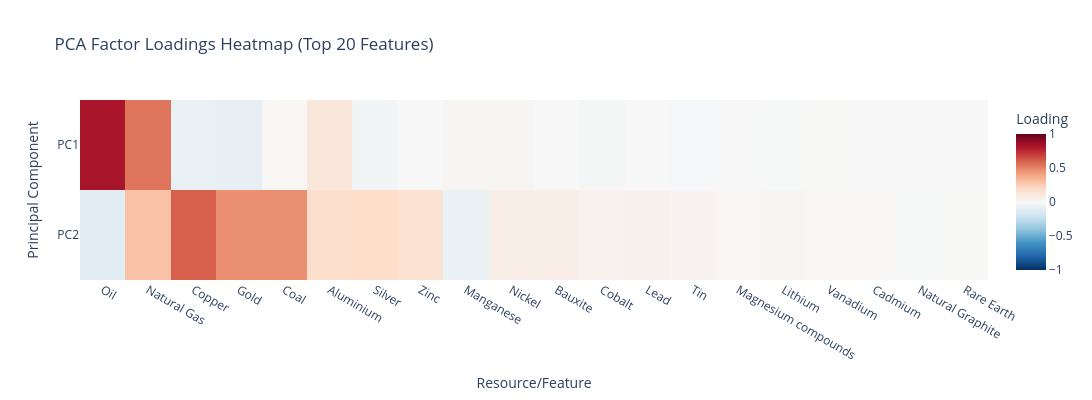
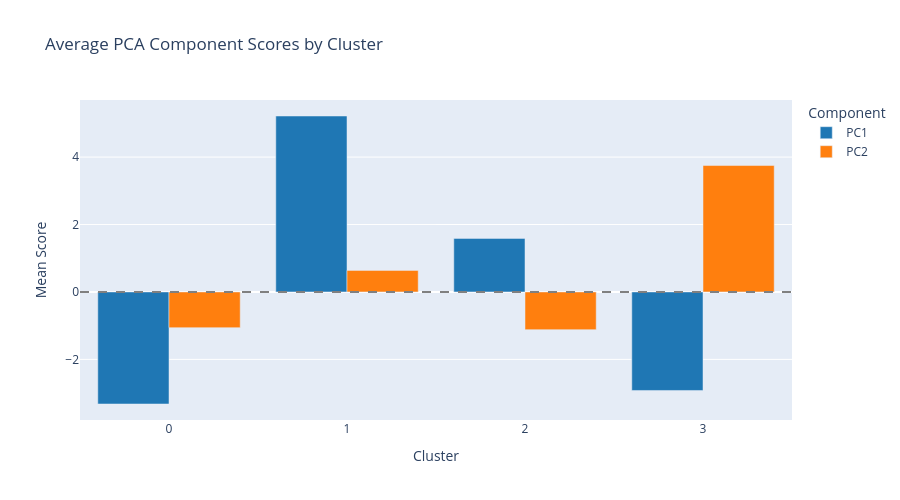
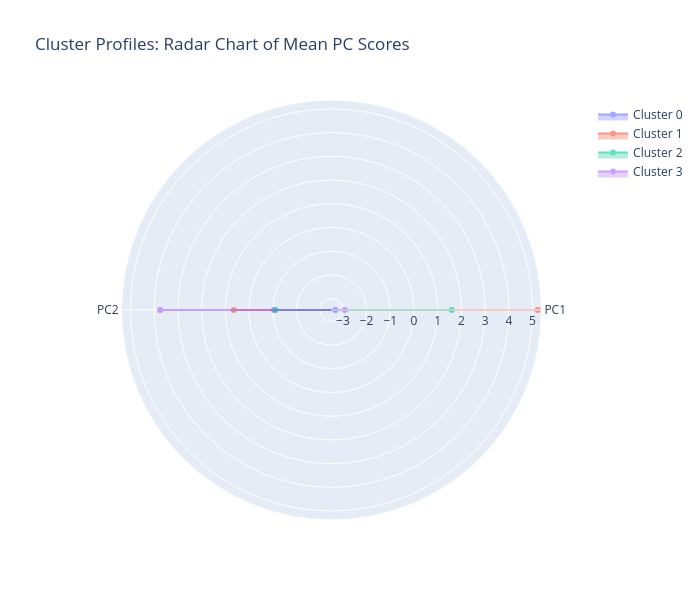

The notebook cell saved with these charts, in order:
### Code cell
# =============================================================================
# PART A: Complete Factor Loadings for All 3 PCA Components
# =============================================================================

# Get loadings (correlations between original variables and PCs)
loadings_full = pd.DataFrame(
    pca.components_.T,
    columns=['PC1', 'PC2'],
    index=feature_cols
)

# Display top loadings for each component
print("=" * 70)
print("FACTOR LOADINGS BY PRINCIPAL COMPONENT")
print("=" * 70)

for pc in ['PC1', 'PC2']:
    var_explained = pca.explained_variance_ratio_[int(pc[-1])-1] * 100
    print(f"\n{pc} ({var_explained:.1f}% variance explained)")
    print("-" * 50)
    
    # Sort by absolute loading value
    sorted_loadings = loadings_full[pc].reindex(
        loadings_full[pc].abs().sort_values(ascending=False).index
    )
    
    # Show top 10 positive and negative loadings
    print("\nTop 10 Positive Loadings:")
    top_pos = sorted_loadings[sorted_loadings > 0].head(10)
    for feat, val in top_pos.items():
        print(f"  {feat:40s} {val:+.4f}")
    
    print("\nTop 10 Negative Loadings:")
    top_neg = sorted_loadings[sorted_loadings < 0].head(10)
    for feat, val in top_neg.items():
        print(f"  {feat:40s} {val:+.4f}")

# =============================================================================
# PART B: Loadings Heatmap Visualisation
# =============================================================================

# Select top features by overall importance
top_20_features = loadings_full.abs().sum(axis=1).nlargest(20).index

fig_loadings = px.imshow(
    loadings_full.loc[top_20_features].T,
    labels=dict(x="Resource/Feature", y="Principal Component", color="Loading"),
    title="PCA Factor Loadings Heatmap (Top 20 Features)",
    color_continuous_scale='RdBu_r',
    aspect='auto',
    zmin=-1, zmax=1
)
fig_loadings.update_layout(width=1200, height=400)
fig_loadings.show()

# =============================================================================
# PART C: Cluster Profile - Average PC Scores by Cluster
# =============================================================================

print("\n" + "=" * 70)
print("CLUSTER PROFILES: AVERAGE PCA COMPONENT SCORES")
print("=" * 70)

cluster_means = pca_df.groupby('Cluster')[['PC1', 'PC2']].mean()
cluster_stds = pca_df.groupby('Cluster')[['PC1', 'PC2']].std()
cluster_counts = pca_df.groupby('Cluster').size()

print("\nMean PC Scores by Cluster:")
print(cluster_means.round(3).to_string())

print("\nCluster Sizes:")
print(cluster_counts.to_string())

# Interpretation table
print("\n" + "-" * 70)
print("CLUSTER INTERPRETATION:")
print("-" * 70)

for cluster in sorted(pca_df['Cluster'].unique()):
    n = cluster_counts[cluster]
    pc1_mean = cluster_means.loc[cluster, 'PC1']
    pc2_mean = cluster_means.loc[cluster, 'PC2']

    
    print(f"\nCluster {cluster} (n={n}):")
    print(f"  PC1: {pc1_mean:+.2f}  |  PC2: {pc2_mean:+.2f}  ")
    
    # Sample countries
    sample = pca_df[pca_df['Cluster'] == cluster]['Country'].head(5).tolist()
    print(f"  Sample countries: {', '.join(sample)}")

# =============================================================================
# PART D: Visualise Cluster Means
# =============================================================================

cluster_means_long = cluster_means.reset_index().melt(
    id_vars='Cluster',
    var_name='Component',
    value_name='Mean Score'
)

fig_cluster = px.bar(
    cluster_means_long,
    x='Cluster',
    y='Mean Score',
    color='Component',
    barmode='group',
    title='Average PCA Component Scores by Cluster',
    color_discrete_sequence=['#1f77b4', '#ff7f0e', '#2ca02c']
)
fig_cluster.update_layout(width=900, height=500)
fig_cluster.add_hline(y=0, line_dash="dash", line_color="gray")
fig_cluster.show()

# =============================================================================
# PART E: Radar Chart for Cluster Profiles
# =============================================================================

fig_radar = go.Figure()

for cluster in sorted(pca_df['Cluster'].unique()):
    values = cluster_means.loc[cluster].tolist()
    values.append(values[0])  # Close the radar
    
    fig_radar.add_trace(go.Scatterpolar(
        r=values,
        theta=['PC1', 'PC2',],
        name=f'Cluster {cluster}',
        fill='toself',
        opacity=0.6
    ))

fig_radar.update_layout(
    polar=dict(radialaxis=dict(visible=True)),
    title='Cluster Profiles: Radar Chart of Mean PC Scores',
    width=700,
    height=600
)
fig_radar.show()

### Figure 1 — Plotly figure (JSON) as saved in the notebook; plotly's stock layout.template omitted (floating-point values rounded to 4 significant figures)
{"data": [{"coloraxis": "coloraxis", "hovertemplate": "Resource/Feature: %{x}<br>Principal Component: %{y}<br>Loading: %{z}<extra></extra>", "name": "0", "type": "heatmap", "x": ["Oil", "Natural Gas", "Copper", "Gold", "Coal", "Aluminium", "Silver", "Zinc", "Manganese", "Nickel", "Bauxite", "Cobalt", "Lead", "Tin", "Magnesium compounds", "Lithium", "Vanadium", "Cadmium", "Natural Graphite", "Rare Earth"], "xaxis": "x", "y": ["PC1", "PC2"], "yaxis": "y", "z": [[0.8249, 0.5399, -0.08105, -0.08347, 0.007882, 0.1136, -0.02494, 0.001041, 0.01564, 0.01566, -0.0008596, -0.01658, 0.001985, -0.01398, 0.004399, -0.003849, 0.002216, 0.001052, -0.002345, 0.0005628], [-0.1107, 0.2977, 0.6023, 0.4636, 0.4642, 0.1743, 0.1815, 0.1517, -0.07079, 0.06868, 0.06723, 0.04048, 0.04654, 0.02929, 0.01698, 0.01329, 0.008555, 0.007878, -0.002774, 0.002173]]}], "layout": {"coloraxis": {"cmax": 1, "cmin": -1, "colorbar": {"title": {"text": "Loading"}}, "colorscale": [[0, "rgb(5,48,97)"], [0.1, "rgb(33,102,172)"], [0.2, "rgb(67,147,195)"], [0.3, "rgb(146,197,222)"], [0.4, "rgb(209,229,240)"], [0.5, "rgb(247,247,247)"], [0.6, "rgb(253,219,199)"], [0.7, "rgb(244,165,130)"], [0.8, "rgb(214,96,77)"], [0.9, "rgb(178,24,43)"], [1, "rgb(103,0,31)"]]}, "height": 400, "title": {"text": "PCA Factor Loadings Heatmap (Top 20 Features)"}, "width": 1200, "xaxis": {"anchor": "y", "domain": [0, 1], "title": {"text": "Resource/Feature"}}, "yaxis": {"anchor": "x", "autorange": "reversed", "domain": [0, 1], "title": {"text": "Principal Component"}}}}

### Figure 2 — Plotly figure (JSON) as saved in the notebook; plotly's stock layout.template omitted (floating-point values rounded to 4 significant figures)
{"data": [{"alignmentgroup": "True", "hovertemplate": "Component=PC1<br>Cluster=%{x}<br>Mean Score=%{y}<extra></extra>", "legendgroup": "PC1", "marker": {"color": "#1f77b4", "pattern": {"shape": ""}}, "name": "PC1", "offsetgroup": "PC1", "orientation": "v", "showlegend": true, "textposition": "auto", "type": "bar", "x": ["0", "1", "2", "3"], "xaxis": "x", "y": [-3.323, 5.219, 1.589, -2.922], "yaxis": "y"}, {"alignmentgroup": "True", "hovertemplate": "Component=PC2<br>Cluster=%{x}<br>Mean Score=%{y}<extra></extra>", "legendgroup": "PC2", "marker": {"color": "#ff7f0e", "pattern": {"shape": ""}}, "name": "PC2", "offsetgroup": "PC2", "orientation": "v", "showlegend": true, "textposition": "auto", "type": "bar", "x": ["0", "1", "2", "3"], "xaxis": "x", "y": [-1.058, 0.6402, -1.118, 3.75], "yaxis": "y"}], "layout": {"barmode": "group", "height": 500, "legend": {"title": {"text": "Component"}, "tracegroupgap": 0}, "shapes": [{"line": {"color": "gray", "dash": "dash"}, "type": "line", "x0": 0, "x1": 1, "xref": "x domain", "y0": 0, "y1": 0, "yref": "y"}], "title": {"text": "Average PCA Component Scores by Cluster"}, "width": 900, "xaxis": {"anchor": "y", "domain": [0, 1], "title": {"text": "Cluster"}}, "yaxis": {"anchor": "x", "domain": [0, 1], "title": {"text": "Mean Score"}}}}

### Figure 3 — Plotly figure (JSON) as saved in the notebook; plotly's stock layout.template omitted (floating-point values rounded to 4 significant figures)
{"data": [{"fill": "toself", "name": "Cluster 0", "opacity": 0.6, "r": [-3.323, -1.058, -3.323], "theta": ["PC1", "PC2"], "type": "scatterpolar"}, {"fill": "toself", "name": "Cluster 1", "opacity": 0.6, "r": [5.219, 0.6402, 5.219], "theta": ["PC1", "PC2"], "type": "scatterpolar"}, {"fill": "toself", "name": "Cluster 2", "opacity": 0.6, "r": [1.589, -1.118, 1.589], "theta": ["PC1", "PC2"], "type": "scatterpolar"}, {"fill": "toself", "name": "Cluster 3", "opacity": 0.6, "r": [-2.922, 3.75, -2.922], "theta": ["PC1", "PC2"], "type": "scatterpolar"}], "layout": {"height": 600, "polar": {"radialaxis": {"visible": true}}, "title": {"text": "Cluster Profiles: Radar Chart of Mean PC Scores"}, "width": 700}}
